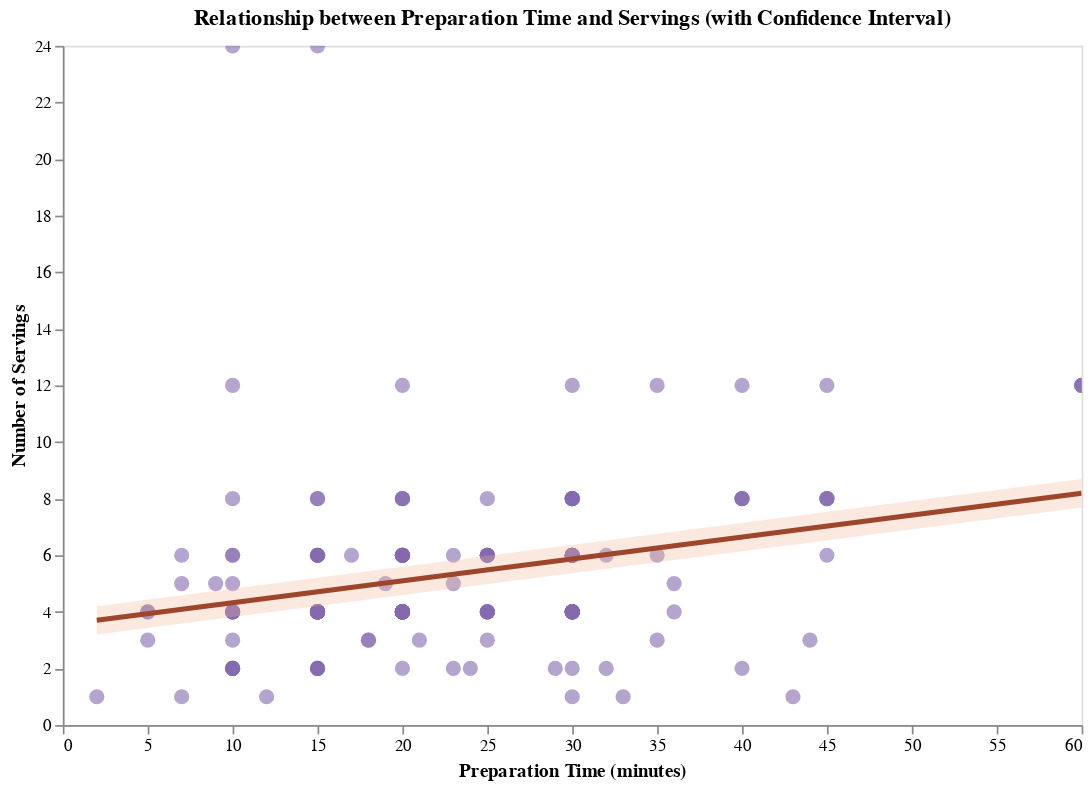

The notebook cell saved with this chart:
### Markdown cell above
### 2.3 Analysis of the Relationship between Preparation Time and Servings

### Code cell
# Disable warning output
warnings.filterwarnings('ignore')

# Extract needed columns
columns_needed = ['recipe_name', 'cuisine', 'prep_time_minutes', 'servings']
analysis_data = raw_data[columns_needed]

# Define hover selection
hover = alt.selection_single(name="highlight", on='pointerover', empty='none', fields=['recipe_name'])

# Draw a basic scatter plot
points = alt.Chart(analysis_data).mark_circle(size=80, opacity=0.6).encode(
    x=alt.X('prep_time_minutes:Q', title='Preparation Time (minutes)', axis=alt.Axis(grid=False)),
    y=alt.Y('servings:Q', title='Number of Servings', axis=alt.Axis(grid=False)),
    color=alt.condition(
        hover,
        alt.value('#FEEACA'),
        alt.value('#846AAE')
    ),
    tooltip=[
        alt.Tooltip('recipe_name:N', title='Recipe Name'),
        alt.Tooltip('cuisine:N', title='Cuisine'),
        alt.Tooltip('prep_time_minutes:Q', title='Prep Time (min)'),
        alt.Tooltip('servings:Q', title='Servings')
    ]
).add_selection(hover)

# Regression line + predicted values
regression = alt.Chart(analysis_data).transform_regression(
    'prep_time_minutes', 'servings', method='linear'
).transform_calculate(
    lower='datum.servings - 0.5',
    upper='datum.servings + 0.5'
)

# Confidence interval shading
ci_band = regression.mark_area(
    color='#F2B597',
    opacity=0.3
).encode(
    x='prep_time_minutes:Q',
    y='lower:Q',
    y2='upper:Q'
)

# Regression solid line
regression_line = regression.mark_line(
    color='#9E462C',
    size=3
).encode(
    x='prep_time_minutes:Q',
    y='servings:Q'
)

# Combine chart
final_chart = (points + ci_band + regression_line).properties(
    width=600,
    height=400,
    title='Relationship between Preparation Time and Servings (with Confidence Interval)'
).interactive()

final_chart

### Figure 1 — Vega-Lite specification as saved in the notebook (floating-point values rounded to 4 significant figures; data arrays with more than 128 entries replaced by an {"elided": "..."} marker saying what was removed)
{"config": {"view": {"continuousWidth": 300, "continuousHeight": 300}}, "layer": [{"mark": {"type": "circle", "opacity": 0.6, "size": 80}, "encoding": {"color": {"condition": {"param": "highlight", "value": "#FEEACA", "empty": false}, "value": "#846AAE"}, "tooltip": [{"field": "recipe_name", "title": "Recipe Name", "type": "nominal"}, {"field": "cuisine", "title": "Cuisine", "type": "nominal"}, {"field": "prep_time_minutes", "title": "Prep Time (min)", "type": "quantitative"}, {"field": "servings", "title": "Servings", "type": "quantitative"}], "x": {"axis": {"grid": false}, "field": "prep_time_minutes", "title": "Preparation Time (minutes)", "type": "quantitative"}, "y": {"axis": {"grid": false}, "field": "servings", "title": "Number of Servings", "type": "quantitative"}}, "name": "view_140"}, {"mark": {"type": "area", "color": "#F2B597", "opacity": 0.3}, "encoding": {"x": {"field": "prep_time_minutes", "type": "quantitative"}, "y": {"field": "lower", "type": "quantitative"}, "y2": {"field": "upper"}}, "transform": [{"on": "prep_time_minutes", "regression": "servings", "method": "linear"}, {"calculate": "datum.servings - 0.5", "as": "lower"}, {"calculate": "datum.servings + 0.5", "as": "upper"}]}, {"mark": {"type": "line", "color": "#9E462C", "size": 3}, "encoding": {"x": {"field": "prep_time_minutes", "type": "quantitative"}, "y": {"field": "servings", "type": "quantitative"}}, "transform": [{"on": "prep_time_minutes", "regression": "servings", "method": "linear"}, {"calculate": "datum.servings - 0.5", "as": "lower"}, {"calculate": "datum.servings + 0.5", "as": "upper"}]}], "data": {"name": "data-abbc6bc87e0ad4f142b467e2ee060f71"}, "height": 400, "params": [{"name": "highlight", "select": {"type": "point", "fields": ["recipe_name"], "on": "pointerover"}, "views": ["view_140"]}, {"name": "param_139", "select": {"type": "interval", "encodings": ["x", "y"]}, "bind": "scales", "views": ["view_140"]}], "title": "Relationship between Preparation Time and Servings (with Confidence Interval)", "width": 600, "$schema": "https://vega.github.io/schema/vega-lite/v5.8.0.json", "datasets": {"data-abbc6bc87e0ad4f142b467e2ee060f71": {"elided": "161 records"}}}
